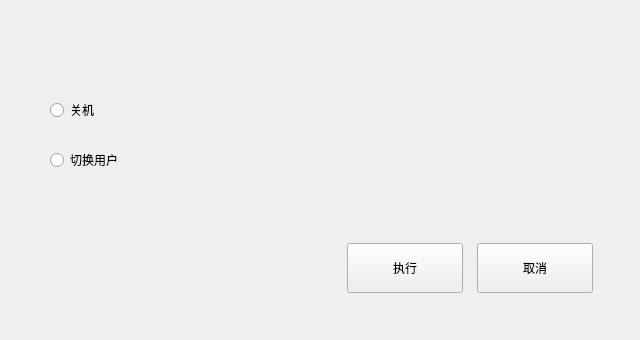
<?xml version="1.0" encoding="UTF-8"?>
<ui version="4.0">
 <class>ShutDownDlg</class>
 <widget class="QWidget" name="ShutDownDlg">
  <property name="geometry">
   <rect>
    <x>0</x>
    <y>0</y>
    <width>640</width>
    <height>340</height>
   </rect>
  </property>
  <property name="windowTitle">
   <string>ShutDownDlg</string>
  </property>
  <widget class="QPushButton" name="okBtn">
   <property name="geometry">
    <rect>
     <x>347</x>
     <y>243</y>
     <width>116</width>
     <height>50</height>
    </rect>
   </property>
   <property name="text">
    <string>执行</string>
   </property>
   <property name="buttons" stdset="0">
    <string>btn_dlg</string>
   </property>
  </widget>
  <widget class="QPushButton" name="cancerBtn">
   <property name="geometry">
    <rect>
     <x>477</x>
     <y>243</y>
     <width>116</width>
     <height>50</height>
    </rect>
   </property>
   <property name="text">
    <string>取消</string>
   </property>
   <property name="buttons" stdset="0">
    <string>btn_dlg</string>
   </property>
  </widget>
  <widget class="QRadioButton" name="rBtn_exitProgram">
   <property name="geometry">
    <rect>
     <x>50</x>
     <y>90</y>
     <width>301</width>
     <height>40</height>
    </rect>
   </property>
   <property name="text">
    <string>关机</string>
   </property>
  </widget>
  <widget class="QRadioButton" name="rBtn_switchUsers">
   <property name="geometry">
    <rect>
     <x>50</x>
     <y>140</y>
     <width>301</width>
     <height>40</height>
    </rect>
   </property>
   <property name="text">
    <string>切换用户</string>
   </property>
  </widget>
 </widget>
 <layoutdefault spacing="6" margin="11"/>
 <resources/>
 <connections/>
</ui>
